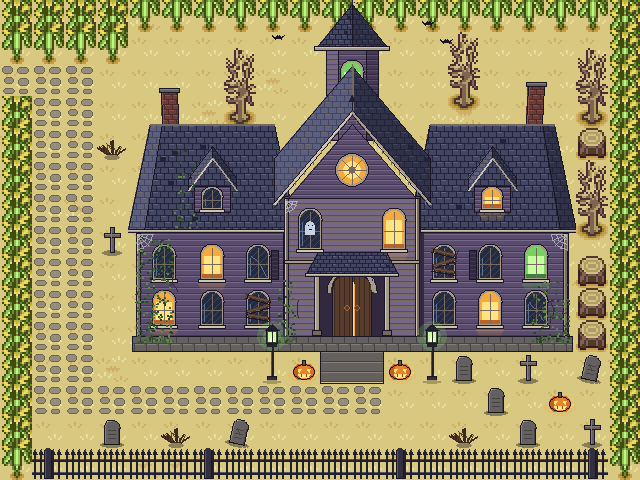

Tiled map render using the project's own tile images. Description and the whole map definition, tile-layer contents included, below:
An orthogonal 20x15 tile map with 32x32 px tiles, 4 tile layers (Tile Layer 1, Tile Layer 2, Tile Layer 3, Tile Layer 4), 2 tilesets.

<map version="1.10" tiledversion="1.12.1" orientation="orthogonal" renderorder="left-up" width="20" height="15" tilewidth="32" tileheight="32" infinite="0" nextlayerid="5" nextobjectid="1">
 <tileset firstgid="1" source="../TILESET/Fall1.tsx" />
 <tileset firstgid="321" source="../TILESET/haunted_mansion.tsx" />
 <layer id="1" name="Tile Layer 1" width="20" height="15">
  <data encoding="csv">
1,1,1,1,2,1,1,1,1,1,1,1,1,1,1,1,1,1,1,1,
1,1,1,1,1,1,1,1,1,1,1,1,1,1,1,1,1,1,1,1,
1,1,1,1,1,1,1,2,2,1,1,1,1,1,1,1,1,1,1,1,
1,1,1,1,1,1,2,1,1,1,1,1,1,1,2,1,1,1,1,1,
2,1,1,1,1,1,1,1,1,1,1,1,1,1,1,2,2,1,1,1,
1,1,1,1,1,2,2,1,1,1,2,1,1,1,1,1,1,1,1,1,
1,1,2,1,1,1,1,1,2,1,1,1,1,1,1,2,1,1,1,1,
1,1,1,1,1,1,1,1,1,1,1,1,1,1,1,1,1,1,1,1,
1,1,1,1,1,2,1,1,1,1,2,1,1,1,1,1,1,2,1,2,
1,1,1,1,1,1,1,1,1,1,1,1,1,1,2,2,1,1,1,1,
1,1,1,1,2,1,1,1,1,1,1,1,1,1,1,1,1,1,1,1,
1,1,1,2,1,1,1,1,1,1,1,1,1,1,1,1,1,1,1,2,
1,1,1,1,1,1,1,1,1,1,1,1,1,1,1,1,1,1,1,1,
1,1,1,1,1,1,1,1,1,1,1,1,1,1,1,1,1,1,1,1,
1,1,1,1,2,2,1,1,1,1,1,1,1,1,1,1,1,1,1,1
</data>
 </layer>
 <layer id="2" name="Tile Layer 2" width="20" height="15">
  <data encoding="csv">
0,0,0,0,158,158,158,158,158,158,158,158,158,158,158,158,158,158,0,0,
0,0,0,0,0,0,0,79,0,0,0,0,0,0,80,0,0,0,0,0,
485,485,485,0,0,0,0,87,0,0,0,0,0,0,88,0,0,0,0,0,
0,485,485,0,0,0,0,95,0,0,0,0,0,0,96,0,0,0,0,0,
0,485,485,0,0,0,0,0,0,0,0,0,0,0,0,0,0,0,0,0,
0,485,485,0,0,0,0,0,0,0,0,0,0,0,0,0,0,0,0,0,
0,485,485,0,0,0,0,0,0,0,0,0,0,0,0,0,0,0,0,0,
0,485,485,0,0,0,0,0,0,0,0,0,0,0,0,0,0,0,0,0,
0,485,485,0,0,0,0,0,0,0,0,0,0,0,0,0,0,0,0,0,
0,485,485,0,0,0,0,0,0,0,0,0,0,0,0,0,0,0,0,0,
0,485,485,0,0,0,0,0,0,0,0,0,0,0,0,0,0,0,0,0,
0,485,485,0,0,0,0,0,0,0,0,0,0,0,0,0,0,0,0,0,
0,485,485,485,485,485,485,485,485,485,485,485,0,0,0,0,0,0,0,0,
0,0,0,0,0,0,0,0,0,0,0,0,0,0,0,0,0,0,0,0,
0,0,0,0,0,0,0,0,0,0,0,0,0,0,0,0,0,0,0,0
</data>
 </layer>
 <layer id="3" name="Tile Layer 3" width="20" height="15">
  <data encoding="csv">
158,158,158,158,321,322,323,324,325,326,327,328,329,330,331,332,333,334,158,158,
158,158,158,158,335,336,337,338,339,340,341,342,343,344,345,346,347,348,0,158,
0,0,0,0,349,350,351,352,353,354,355,356,357,358,359,360,361,362,0,158,
158,0,0,0,363,364,365,366,367,368,369,370,371,372,373,374,375,376,95,158,
158,0,0,486,377,378,379,380,381,382,383,384,385,386,387,388,389,390,38,158,
158,0,0,0,391,392,393,394,395,396,397,398,399,400,401,402,403,404,0,158,
158,0,0,0,405,406,407,408,409,410,411,412,413,414,415,416,417,418,0,158,
158,0,0,476,419,420,421,422,423,424,425,426,427,428,429,430,431,432,96,158,
158,0,0,0,433,434,435,436,437,438,439,440,441,442,443,444,445,446,38,158,
158,0,0,0,447,448,449,450,451,452,453,454,455,456,457,458,459,460,38,158,
158,0,0,0,461,462,463,464,465,466,467,468,469,470,471,472,473,474,38,158,
158,0,0,0,0,0,0,0,482,478,483,484,478,482,475,0,476,0,477,158,
158,0,0,0,0,0,0,0,0,0,0,0,0,0,0,475,0,478,0,158,
158,0,0,475,0,486,0,477,0,0,0,0,0,0,486,0,475,0,476,158,
158,480,479,479,479,479,480,479,479,479,479,479,480,479,479,479,479,479,480,158
</data>
 </layer>
 <layer id="4" name="Tile Layer 4" width="20" height="15">
  <data encoding="csv">
142,142,142,142,0,0,0,0,0,0,0,0,0,0,0,0,0,0,0,142,
0,0,0,0,0,0,0,0,0,0,0,0,0,0,0,0,0,0,79,142,
0,0,0,0,0,0,0,0,0,0,0,0,0,0,0,0,0,0,87,142,
142,0,0,0,0,0,0,0,0,0,0,0,0,0,0,0,0,0,0,142,
142,0,0,0,0,0,0,0,0,0,0,0,0,0,0,0,0,0,0,142,
142,0,0,0,0,0,0,0,0,0,0,0,0,0,0,0,0,0,80,142,
142,0,0,0,0,0,0,0,0,0,0,0,0,0,0,0,0,0,88,142,
142,0,0,0,0,0,0,0,0,0,0,0,0,0,0,0,0,0,0,142,
142,0,0,0,0,0,0,0,0,0,0,0,0,0,0,0,0,0,0,142,
142,0,0,0,0,0,0,0,0,0,0,0,0,0,0,0,0,0,0,142,
142,0,0,0,0,0,0,0,481,0,0,0,0,481,0,0,0,0,0,142,
142,0,0,0,0,0,0,0,0,0,0,0,0,0,0,0,0,0,0,142,
142,0,0,0,0,0,0,0,0,0,0,0,0,0,0,0,0,0,0,142,
142,0,0,0,0,0,0,0,0,0,0,0,0,0,0,0,0,0,0,142,
0,0,0,0,0,0,0,0,0,0,0,0,0,0,0,0,0,0,0,0
</data>
 </layer>
</map>
